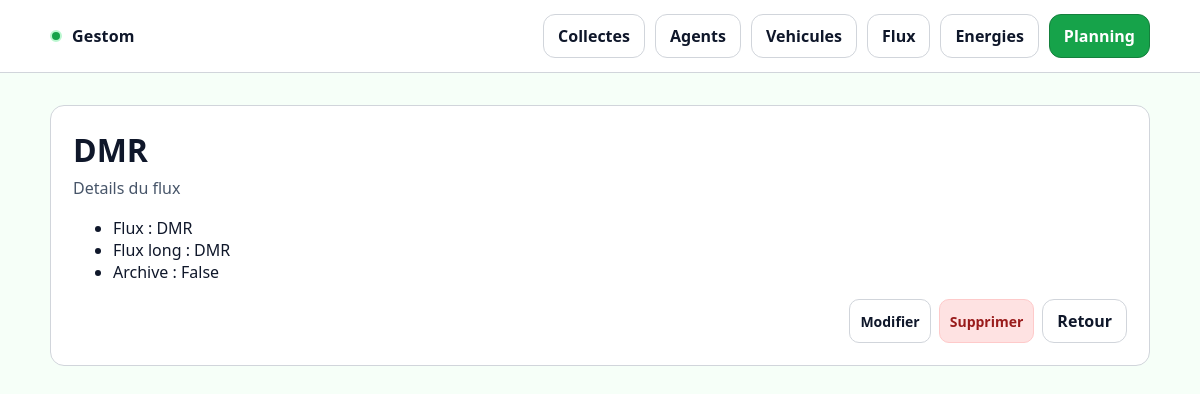
Page /flux/2/ on the earlier database version.
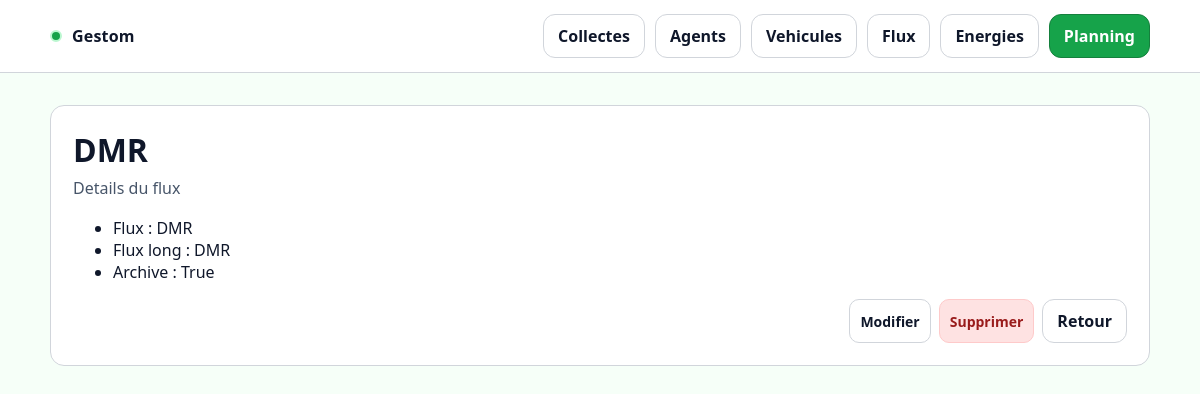
Same page on the later database version.
### core/models.py (models this page shows, shortened)
class Flux(models.Model):
    id_flux = models.AutoField(primary_key=True)
    flux = models.CharField(max_length=150)
    flux_long = models.CharField(max_length=255)
    couleur_flux = models.CharField(max_length=50, blank=True)
    archive = models.BooleanField(default=False)
    class Meta:
        ordering = ["flux"]

### core/views.py (the view)
# urls.py: path("flux/<int:pk>/", FluxDetailView.as_view(), name="flux_detail"),
class FluxDetailView(DetailView):
    model = Flux
    template_name = "core/flux_detail.html"
    context_object_name = "flux"

### core/templates/core/flux_detail.html (shortened to what this page needs)
{% extends "core/base.html" %}
{% block content %}
<div class="card">
  <div class="card__pad">
    <div class="header">
      <div>
        <h1 class="h1">{{ flux.flux }}</h1>
        <p class="sub">Details du flux</p>
      </div>
    </div>
    <ul class="list">
      <li>Flux : {{ flux.flux }}</li>
      <li>Flux long : {{ flux.flux_long }}</li>
      <li>Archive : {{ flux.archive }}</li>
    </ul>
    <div class="actions">
      <a href="{% url 'core:flux_update' flux.pk %}" class="btn btn--sm btn--ghost">Modifier</a>
      <a href="{% url 'core:flux_delete' flux.pk %}" class="btn btn--sm btn--danger">Supprimer</a>
      <a href="{% url 'core:flux_list' %}" class="btn btn--ghost">Retour</a>
    </div>
  </div>
</div>
{% endblock %}

Differences in the rows shown:
changed Flux "DMR": archive "False" → "True"
